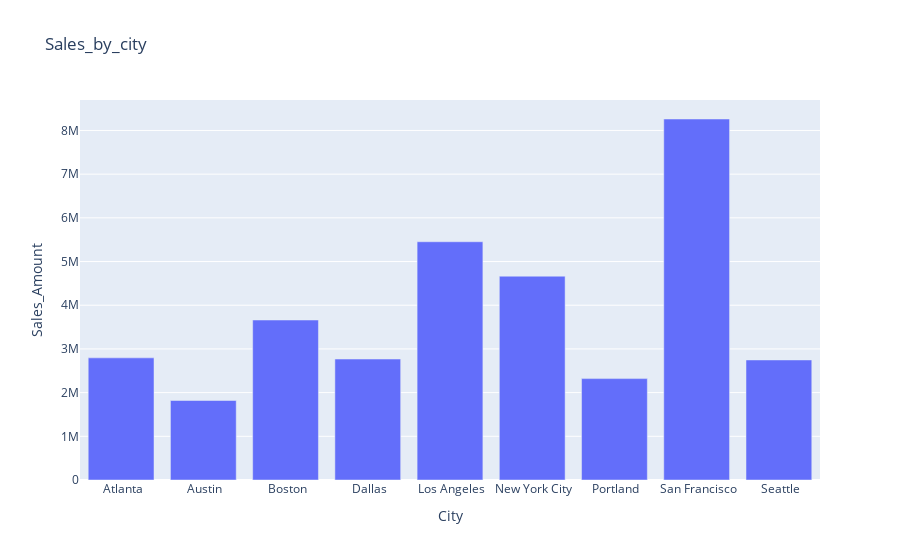

Notebook source saved alongside this figure:
### Code cell
fig_city = px.bar(sales_by_city, y = 'Sales_Amount' , title = 'Sales_by_city')
 fig_city.show()

### Figure 1 — Plotly figure (JSON) as saved in the notebook; plotly's stock layout.template omitted (floating-point values rounded to 4 significant figures)
{"data": [{"alignmentgroup": "True", "hovertemplate": "City=%{x}<br>Sales_Amount=%{y}<extra></extra>", "legendgroup": "", "marker": {"color": "#636efa", "pattern": {"shape": ""}}, "name": "", "offsetgroup": "", "orientation": "v", "showlegend": false, "textposition": "auto", "type": "bar", "x": [" Atlanta", " Austin", " Boston", " Dallas", " Los Angeles", " New York City", " Portland", " San Francisco", " Seattle"], "xaxis": "x", "y": [2795000.0, 1820000.0, 3662000.0, 2768000.0, 5453000.0, 4664000.0, 2320000.0, 8262000.0, 2748000.0], "yaxis": "y"}], "layout": {"autosize": true, "barmode": "relative", "legend": {"tracegroupgap": 0}, "title": {"text": "Sales_by_city"}, "xaxis": {"anchor": "y", "autorange": true, "domain": [0, 1], "range": [-0.5, 8.5], "title": {"text": "City"}, "type": "category"}, "yaxis": {"anchor": "x", "autorange": true, "domain": [0, 1], "range": [0, 8697000.0], "title": {"text": "Sales_Amount"}, "type": "linear"}}}
